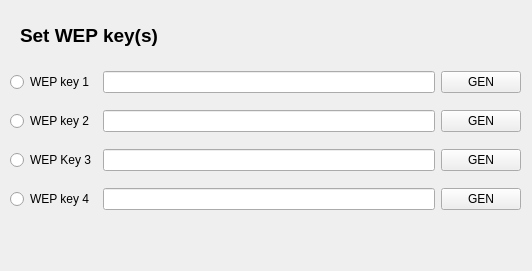
<ui version="4.0" >
 <class>WepKey</class>
 <widget class="QWidget" name="WepKey" >
  <property name="geometry" >
   <rect>
    <x>0</x>
    <y>0</y>
    <width>532</width>
    <height>271</height>
   </rect>
  </property>
  <property name="windowTitle" >
   <string/>
  </property>
  <widget class="QWidget" name="gridLayout" >
   <property name="geometry" >
    <rect>
     <x>10</x>
     <y>60</y>
     <width>511</width>
     <height>161</height>
    </rect>
   </property>
   <layout class="QGridLayout" >
    <property name="margin" >
     <number>0</number>
    </property>
    <property name="spacing" >
     <number>6</number>
    </property>
    <item row="0" column="0" >
     <widget class="QRadioButton" name="rbWepKey1" >
      <property name="text" >
       <string>WEP key 1</string>
      </property>
     </widget>
    </item>
    <item row="1" column="0" >
     <widget class="QRadioButton" name="rbWepKey2" >
      <property name="text" >
       <string>WEP key 2</string>
      </property>
     </widget>
    </item>
    <item row="2" column="0" >
     <widget class="QRadioButton" name="rbWepKey3" >
      <property name="text" >
       <string>WEP Key 3</string>
      </property>
     </widget>
    </item>
    <item row="3" column="0" >
     <widget class="QRadioButton" name="rbWepKey4" >
      <property name="text" >
       <string>WEP key 4</string>
      </property>
     </widget>
    </item>
    <item row="0" column="1" >
     <widget class="QLineEdit" name="leWepKey1" />
    </item>
    <item row="0" column="2" >
     <widget class="QPushButton" name="pbGenWepKey1" >
      <property name="text" >
       <string>GEN</string>
      </property>
     </widget>
    </item>
    <item row="1" column="1" >
     <widget class="QLineEdit" name="leWepKey2" />
    </item>
    <item row="2" column="1" >
     <widget class="QLineEdit" name="leWepKey3" />
    </item>
    <item row="3" column="1" >
     <widget class="QLineEdit" name="leWepKey4" />
    </item>
    <item row="1" column="2" >
     <widget class="QPushButton" name="pbGenWepKey2" >
      <property name="text" >
       <string>GEN</string>
      </property>
     </widget>
    </item>
    <item row="2" column="2" >
     <widget class="QPushButton" name="pbGenWepKey3" >
      <property name="text" >
       <string>GEN</string>
      </property>
     </widget>
    </item>
    <item row="3" column="2" >
     <widget class="QPushButton" name="pbGenWepKey4" >
      <property name="text" >
       <string>GEN</string>
      </property>
     </widget>
    </item>
   </layout>
  </widget>
  <widget class="QLabel" name="label" >
   <property name="geometry" >
    <rect>
     <x>20</x>
     <y>20</y>
     <width>521</width>
     <height>31</height>
    </rect>
   </property>
   <property name="font" >
    <font>
     <pointsize>14</pointsize>
     <weight>75</weight>
     <bold>true</bold>
    </font>
   </property>
   <property name="text" >
    <string>Set WEP key(s)</string>
   </property>
  </widget>
 </widget>
 <resources/>
 <connections/>
</ui>
